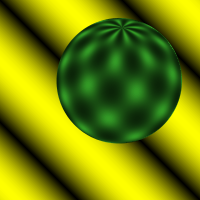
%> input picture cv1_labs_3/sphere1.ppm, 200 x 200 px; the run also reads 2 pictures not shown here
$ octave demo.m   (GNU Octave 9; MATLAB toolbox functions it lacks are replaced by stand-ins)
%> lines starting %> are read from the running program, lines starting %| are printed output that depends on the picture
### cv1_labs_3/lucas_kanade.m
function[v_x, v_y] = lucas_kanade(image_1, image_2)

[im_rows, im_cols, channels] = size(image_1);

% turn colored images to greyscale
if (channels == 3)
    image_1 = rgb2gray(image_1);
    image_2 = rgb2gray(image_2);
end

image_1 = im2double(image_1);
image_2 = im2double(image_2);

%if the image sizes are not divisible by 15, crop to proper size
rows_block = floor(im_rows / 15);
cols_block = floor(im_cols / 15);

image_1 = image_1(1:rows_block*15, 1:cols_block*15, :);
image_2 = image_2(1:rows_block*15, 1:cols_block*15, :);
%% Compute the partial derivatives with respect to x, y and t
[I_x, I_y] = imgradientxy(image_1);
I_t = image_2 - image_1;
% initialize variables for center pixels and optical flow
x = zeros(rows_block * cols_block, 1);
y = zeros(rows_block * cols_block, 1);
v_x = zeros(rows_block * cols_block, 1);
v_y = zeros(rows_block * cols_block, 1);
c = 1;

% iterate per region
for i = 1:rows_block
    for j = 1:cols_block
        % pick the center pixel and the pixels around it
        x(c) = j * 15 - 7;
        y(c) = i * 15 - 7;
        p_x = I_x((i - 1) * 15 + 1 : i * 15, (j - 1) * 15 + 1: j * 15);
        p_y = I_y((i - 1) * 15 + 1 : i * 15, (j - 1) * 15 + 1: j * 15);
        p_t = I_t((i - 1) * 15 + 1 : i * 15, (j - 1) * 15 + 1: j * 15);

        % compute A based on the pixels around the center
        A = [p_x(:) p_y(:)];
        b = -p_t(:);

        % use the pseudo-inverse to cover the cases when the inverse does
        % not exist
        v = pinv(A' * A) * A' * b;
        v_x(c) = v(1);
        v_y(c) = v(2);
        c = c + 1;
    end
end

quiver(x, y, v_x, v_y);
end

### cv1_labs_3/demo.m
im1 = imread('sphere1.ppm');
%> im1 is the input picture: size 200x200x3 uint8; mean R, G, B 117.1, 134, 5.8
im2 = imread('sphere2.ppm');

figure(2);
subplot(121);
imshow(im1);
hold on;
[v_x, v_y] = lucas_kanade(im1,im2);
%> in lucas_kanade, `image_1 = rgb2gray(image_1);`:
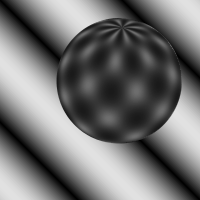
%> image_1: size 200x200 uint8; min 0, max 225, mean 114.4
%> in lucas_kanade, `image_2 = rgb2gray(image_2);`:
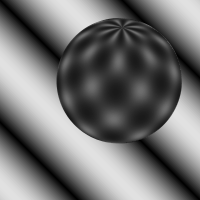
%> image_2: size 200x200 uint8; min 0, max 225, mean 114.4; mean of the top-left, top-right, bottom-left and bottom-right quarters 123.6, 80.3, 130.4, 123.2
%> after the loop in lucas_kanade, `for i = 1:rows_block`: c = 170; v_x = 169 values, max 0.722 at index 100, min -0.203 at index 32, mean 0.0963; v_y = 169 values, max 0.405 at index 83, min -0.378 at index 77, mean 0.00733; x = 169 values, max 188 at index 13, min 8 at index 1, mean 98; y = 169 values from 8 to 188
title("Sphere");

im1 = imread('synth1.pgm');
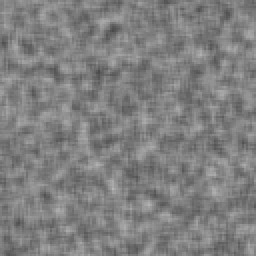
%> input picture cv1_labs_3/synth1.pgm, 128 x 128 px (shown 2 times larger)
%> im1 is the input picture: size 128x128 uint8; min 74, max 183, mean 127.6
im2 = imread('synth2.pgm');
subplot(122);
imshow(im1);
hold on;
[v_x, v_y] = lucas_kanade(im1,im2);
%> v_x = 64 values, max 0.0295 at index 7, min -0.115 at index 58, mean -0.0291; v_y = 64 values, max 0.146 at index 32, min -0.00327 at index 7, mean 0.0709
title("Synth");
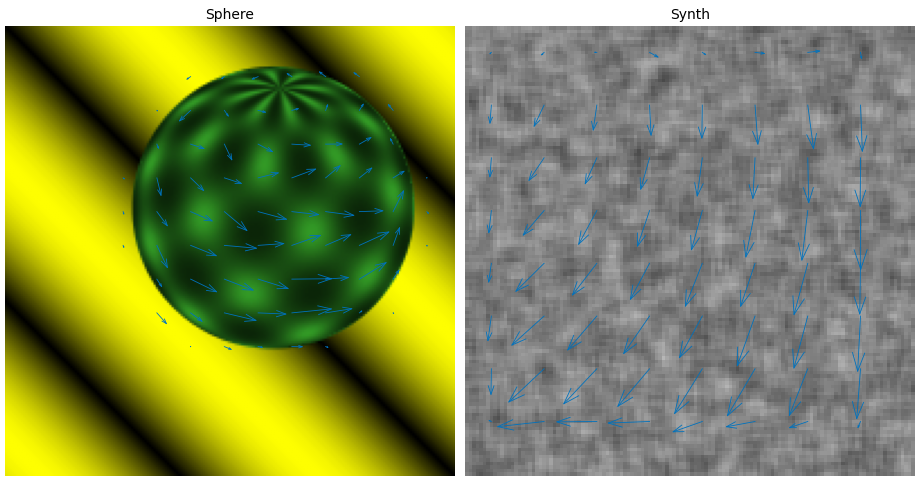
%> figure redrawn from the program's plot data, 2 panels
